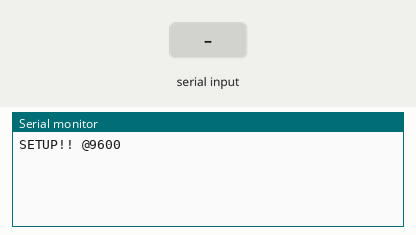
This sketch was run on a simulated Arduino Uno, built with avr-gcc and run on an emulated ATmega328P. On the bench: the last lines printed to the serial monitor. Inputs (shaded band) come from the test bench.

Above: at 1.2 s.
1.3 s: "1\n" received over the second serial link
At 1.9 s:
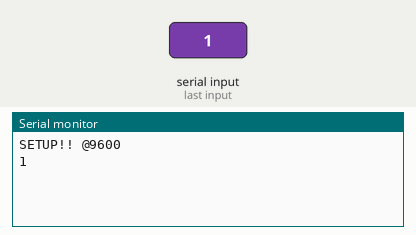
2.8 s: "0\n" received over the second serial link
At 4.3 s:
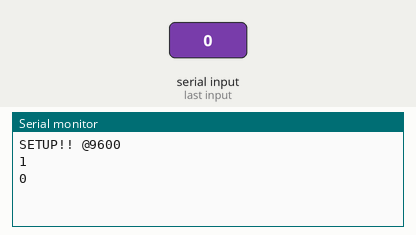

The sketch:

commtest.ino
```cpp
#include <SoftwareSerial.h>
SoftwareSerial softSerial(2, 3); // RX, TX

void setup()
{
  uint32_t baud = 9600;
  Serial.begin(baud);
  softSerial.begin(115200);
  Serial.print("SETUP!! @");
  Serial.println(baud);
}

void loop()
{
    while(softSerial.available() > 0)
    {
      char a = softSerial.read();
      if(a == '\0')
        continue;
      if(a != '\r' && a != '\n' && (a < 32))
        continue;
      Serial.print(a);
    }

    while(Serial.available() > 0)
    {
      char a = Serial.read();
      //Serial.write(a);
      softSerial.write(a);
    }
}
```

Measured:
- after the input at 1.3 s, the serial monitor: prints a new line at once (image 1)
- after the input at 2.8 s, the serial monitor: prints a new line at once (image 2)
